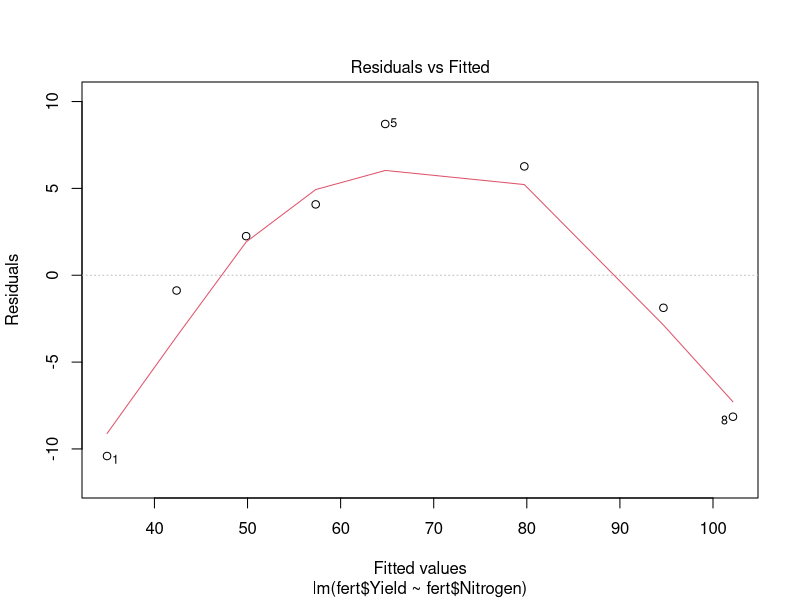
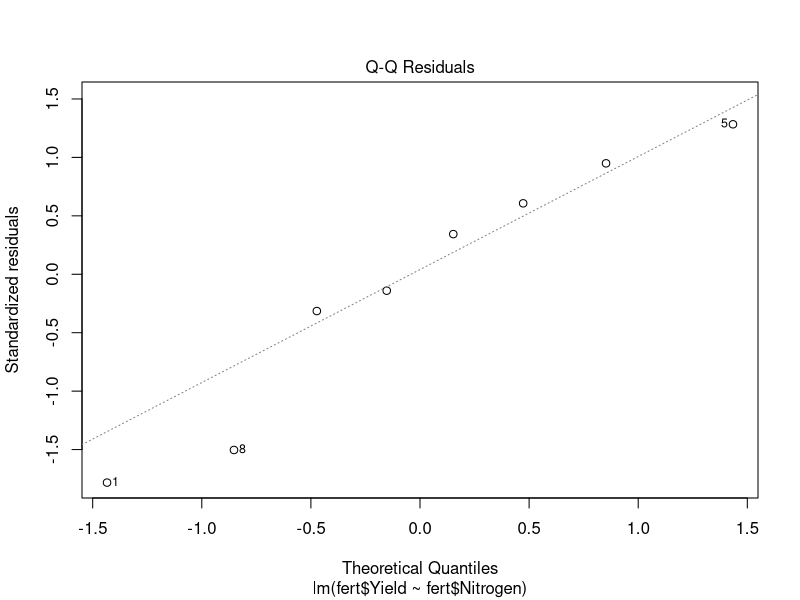
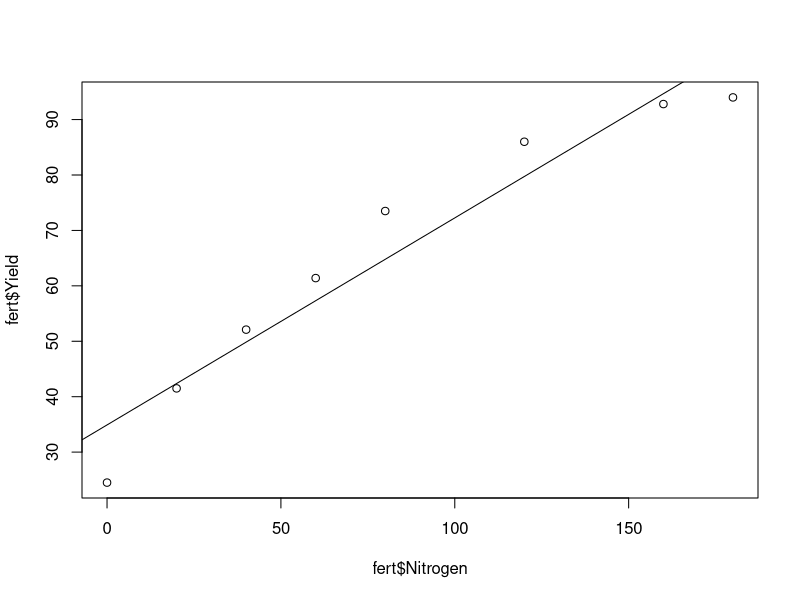
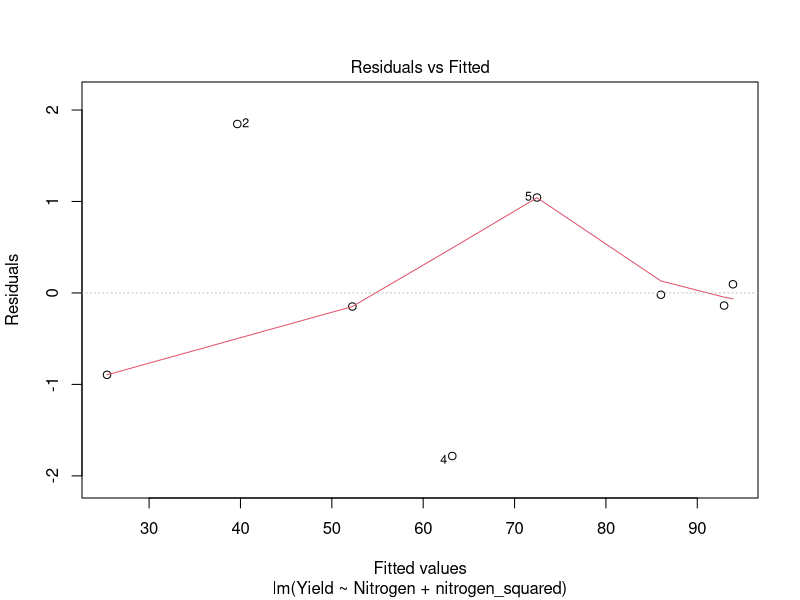
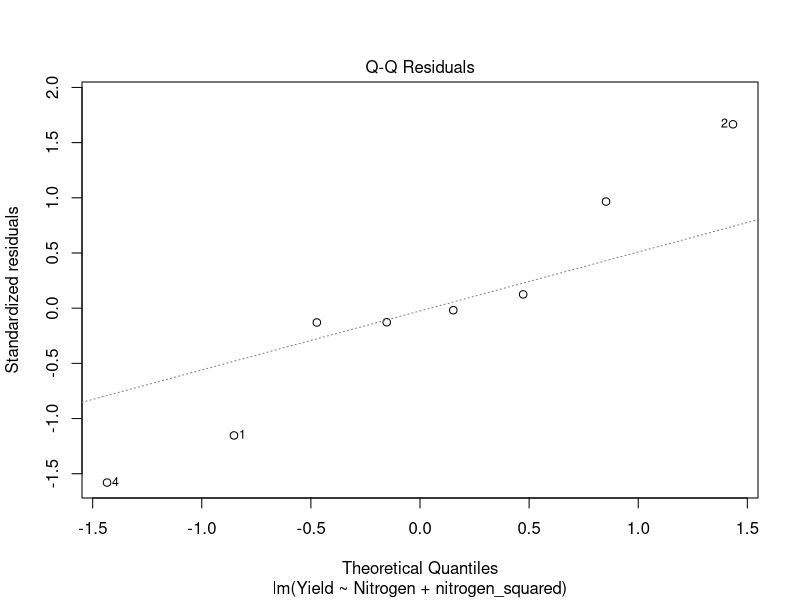
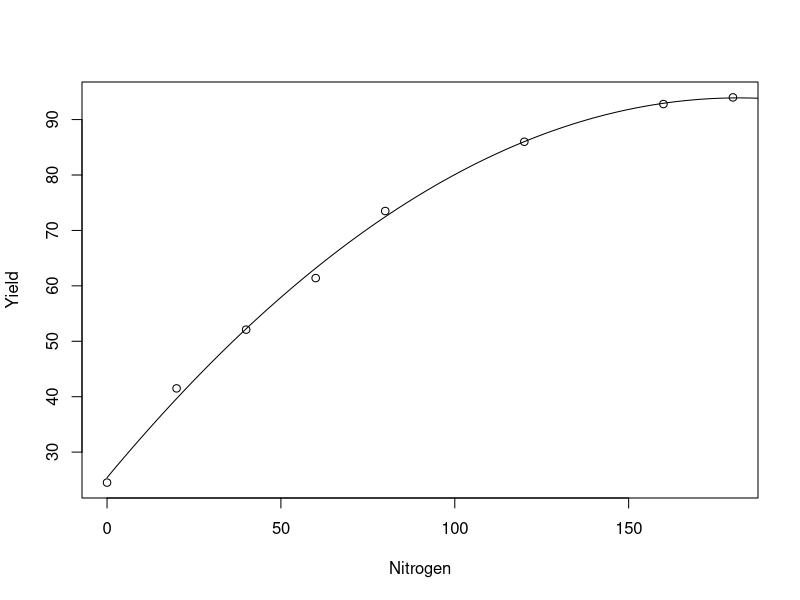
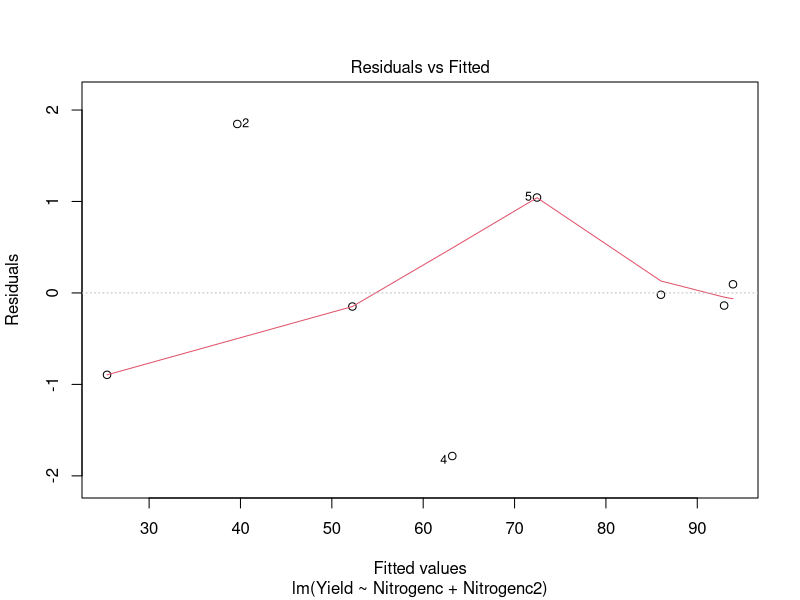
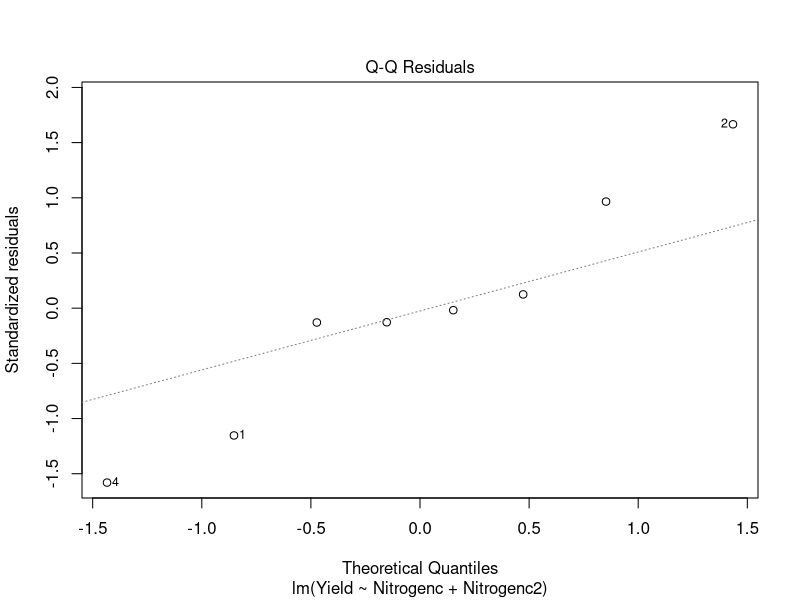

Generate these figures, in order, with R:
## ---- chunk 1
fert = read.csv("Fertilizer Experiment.csv", header=TRUE)
summary(fert)
print(fert)
## ---- chunk 2
fit = lm(fert$Yield ~ fert$Nitrogen)
summary(fit)
plot(fit, which = 1:2)
plot(fert$Yield ~ fert$Nitrogen)
abline(fit)
## ---- chunk 3
fert = read.csv("Fertilizer Experiment.csv", header=TRUE)
fert$nitrogen_squared <- fert$Nitrogen^2
fert
quad_fit = lm(Yield ~ Nitrogen + nitrogen_squared, data = fert)
summary(quad_fit)
plot(quad_fit, which = 1:2)
library(car)
vif(quad_fit)
xvalues = seq(0, 200, 0.1)
newfert = data.frame(Nitrogen=xvalues, nitrogen_squared=xvalues^2)
predyield = predict(quad_fit, newfert)
plot(fert$Yield ~ fert$Nitrogen, xlab = "Nitrogen", ylab = "Yield")
lines(xvalues, predyield)
xbar <- mean(fert$Nitrogen)
xbar
fert$Nitrogenc <- fert$Nitrogen - xbar
fert$Nitrogenc2 <- fert$Nitrogenc^2
fert
quad_fit_c <- lm(Yield ~ Nitrogenc + Nitrogenc2, data = fert)
summary(quad_fit_c)
plot(quad_fit_c, which = 1:2)
vif(quad_fit_c)
xvalues = seq(-100, 100, 0.1)
newfert = data.frame(Nitrogenc=xvalues, Nitrogenc2=xvalues^2)
predyield = predict(quad_fit_c, newfert)
plot(fert$Yield ~ fert$Nitrogenc, xlab = "Nitrogen", ylab = "Yield")
lines(xvalues, predyield)
## ---- chunk 4
fert = read.csv("Fertilizer Experiment.csv", header=TRUE)
fert$Nitrogen3 <- fert$Nitrogen^3
fert
quad_fit = lm(Yield ~ Nitrogen + Nitrogen3, data = fert)
summary(quad_fit)
plot(quad_fit, which = 1:2)
library(car)
vif(quad_fit)
xvalues = seq(0, 200, 0.1)
newfert = data.frame(Nitrogen=xvalues, Nitrogen3=xvalues^3)
predyield = predict(quad_fit, newfert)
plot(fert$Yield ~ fert$Nitrogen, xlab = "Nitrogen", ylab = "Yield")
lines(xvalues, predyield)
xbar <- mean(fert$Nitrogen)
xbar
fert$Nitrogenc <- fert$Nitrogen - xbar
fert$Nitrogenc3 <- fert$Nitrogenc^3
fert
quad_fit_c <- lm(Yield ~ Nitrogenc + Nitrogenc3, data = fert)
summary(quad_fit_c)
plot(quad_fit_c, which = 1:2)
vif(quad_fit_c)
xvalues = seq(-100, 100, 0.1)
newfert = data.frame(Nitrogenc=xvalues, Nitrogenc3=xvalues^2)
predyield = predict(quad_fit_c, newfert)
plot(fert$Yield ~ fert$Nitrogenc, xlab = "Nitrogen", ylab = "Yield")
lines(xvalues, predyield)
## ---- chunk 5
fert = read.csv("Fertilizer Experiment.csv", header=TRUE)
fert$Nit_by_20_squared <- fert$Nit_by_20^2
fert
quad_fit = lm(Yield ~ Nit_by_20 + Nit_by_20_squared, data = fert)
summary(quad_fit)
plot(quad_fit, which = 1:2)
library(car)
vif(quad_fit)
xvalues = seq(0, 10, 0.1)
newfert = data.frame(Nit_by_20=xvalues, Nit_by_20_squared=xvalues^2)
predyield = predict(quad_fit, newfert)
plot(fert$Yield ~ fert$Nit_by_20, xlab = "Nitrogen", ylab = "Yield")
lines(xvalues, predyield)
xbar <- mean(fert$Nit_by_20)
xbar
fert$Nit_by_20c <- fert$Nit_by_20 - xbar
fert$Nit_by_20c2 <- fert$Nit_by_20c^2
fert
quad_fit_c <- lm(Yield ~ Nit_by_20c + Nit_by_20c2, data = fert)
summary(quad_fit_c)
plot(quad_fit_c, which = 1:2)
vif(quad_fit_c)
xvalues = seq(-5, 5, 0.1)
newfert = data.frame(Nit_by_20c=xvalues, Nit_by_20c2=xvalues^2)
predyield = predict(quad_fit_c, newfert)
plot(fert$Yield ~ fert$Nit_by_20c, xlab = "Nitrogen", ylab = "Yield")
lines(xvalues, predyield)
